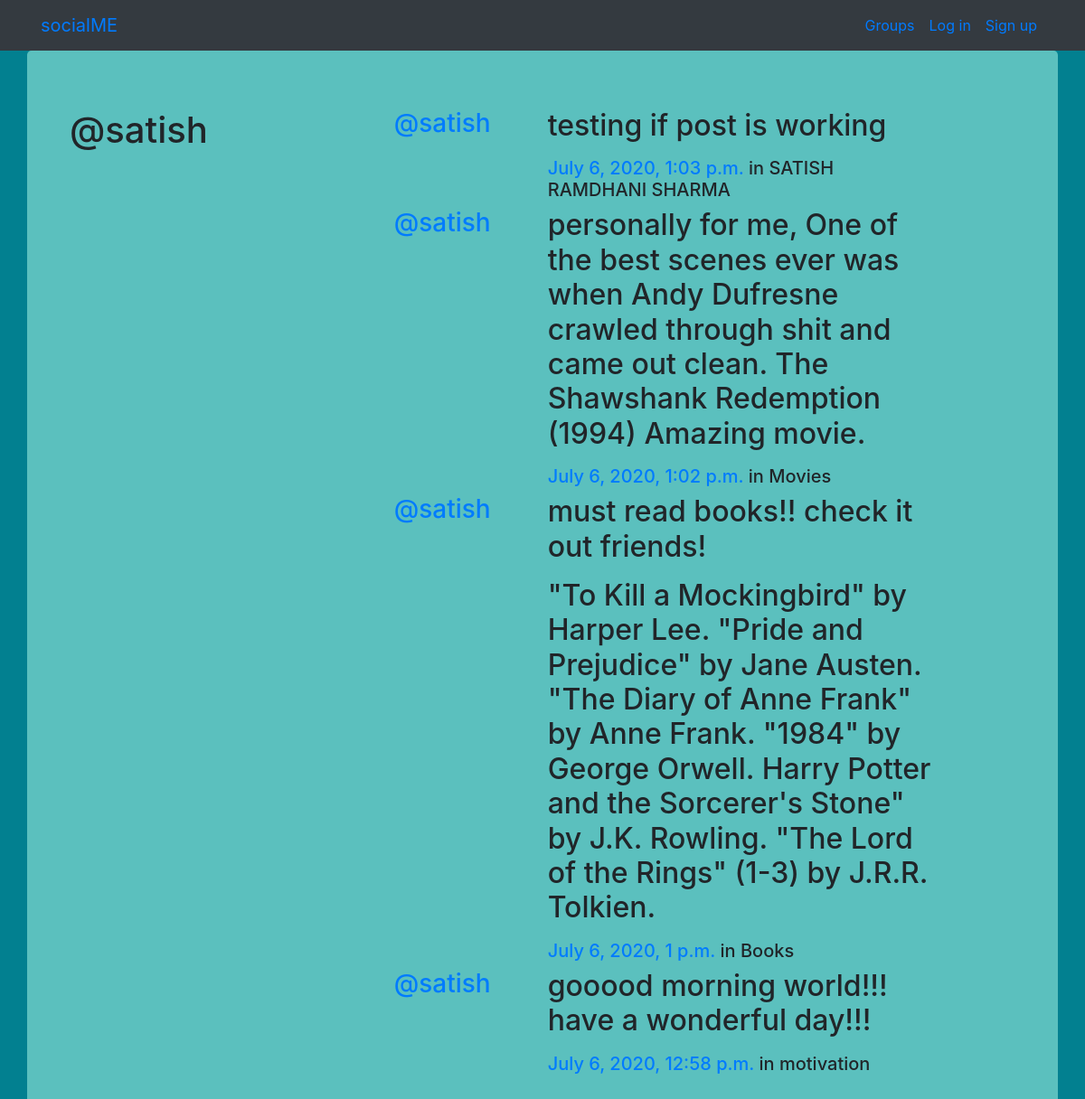
Page /posts/by/satish/ on the committed database.
### posts/models.py (models this page shows, shortened)
class Post(models.Model):
    user = models.ForeignKey(User, related_name="posts",on_delete=models.CASCADE)
    created_at=models.DateTimeField(auto_now=True)
    message=models.TextField()
    message_html=models.TextField(editable=False)
    group = models.ForeignKey(Group, related_name="posts",null=True, blank=True,on_delete=models.CASCADE)
    class Meta:
        ordering=["-created_at"]
        unique_together=['user','message']

### groups/models.py (models this page shows, shortened)
class Group(models.Model):
    name = models.CharField(max_length=255,unique=True)
    slug = models.SlugField(allow_unicode=True,unique=True)
    description = models.TextField(blank=True,default='')
    description_html = models.TextField(editable=False,default='',blank=True)
    members = models.ManyToManyField(User,through="GroupMember")
    class Meta:
        ordering=["name"]

### posts/views.py (the view)
# urls.py: url(r'by/(?P<username>[-\w]+)/$',views.UserPosts.as_view(),name='for_user'),
class UserPosts(generic.ListView):
    model=models.Post
    template_name='posts/user_post_list.html'
    def get_queryset(self):
        try:
            self.post_user = User.objects.prefetch_related("posts").get(username__iexact=self.kwargs.get("username"))
        except User.DoesNotExist:
            raise Http404
        else:
            return self.post_user.posts.all()
    def get_context_data(self,**kwargs):
        context=super().get_context_data(**kwargs)
        context['post_user']=self.post_user
        return context

### posts/templates/posts/user_post_list.html
{% extends "posts/post_base.html" %}
{% block prepost %}
<div class="col-md-4  postcolor">
<h1>@{{post_user.username}}</h1>
</div>
{% endblock %}
{% block post_content %}
<div class="col-md-8 postcolor ">
  {% for post in post_list %}
  {% include "posts/_post.html" %}
  {% endfor %}
</div>
{% endblock %}

### posts/templates/posts/_post.html (shortened to what this page needs)
<div class="media">
	<h3 class="mr-5"><a href="{% url 'posts:for_user' username=post.user.username %}">@{{ post.user.username }}</a></h3>
	<div class="media-body  col-md-8">
		<h2>{{ post.message_html|safe }}</h2>
			<h5><time class="time"><a href="{% url 'posts:single' username=post.user.username pk=post.pk %}">{{ post.created_at }}</a></time>
			{% if post.group %}
			<span class="group-name">in {{ post.group.name }}</span>
			{% endif %}
		</h5>
	</div>
</div>

### static/socialproj/css/master.css (style rules this page uses)
body { background-color: #028090; }

### rows in the picture
Post: user.username "satish", message_html "testing if post is working", created_at "July 6, 2020, 1:03 p.m.", group.name "SATISH RAMDHANI SHARMA"
Post: user.username "satish", message_html "personally for me, One of the best scenes ever was when Andy Dufresne crawled through shit and came out clean. The Shawshank Redemption (1994) Amazing movie.", created_at "July 6, 2020, 1:02 p.m.", group.name "Movies"
Post: user.username "satish", message_html "must read books!! check it out friends! \"To Kill a Mockingbird\" by Harper Lee. \"Pride and Prejudice\" by Jane Austen. \"The Diary of Anne Frank\" by Anne Frank. \"1984\" by George Orwell. Harry Potter and the Sorcerer's Stone\" by J.K. Rowling. \"The Lord of the Rings\" (1-3) by J.R.R. Tolkien.", created_at "July 6, 2020, 1 p.m.", group.name "Books"
Post: user.username "satish", message_html "gooood morning world!!! have a wonderful day!!!", created_at "July 6, 2020, 12:58 p.m.", group.name "motivation"

### other values in the picture
{{ post_user.username }} "satish"
